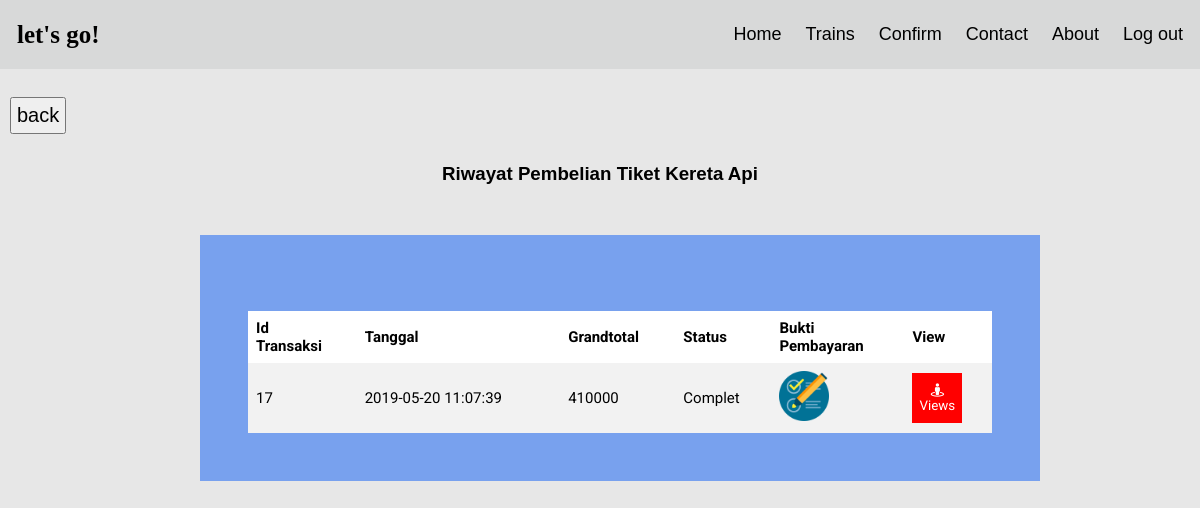
/user/riwayat-transaksi.php (signed in), run on an earlier commit of the app's database.
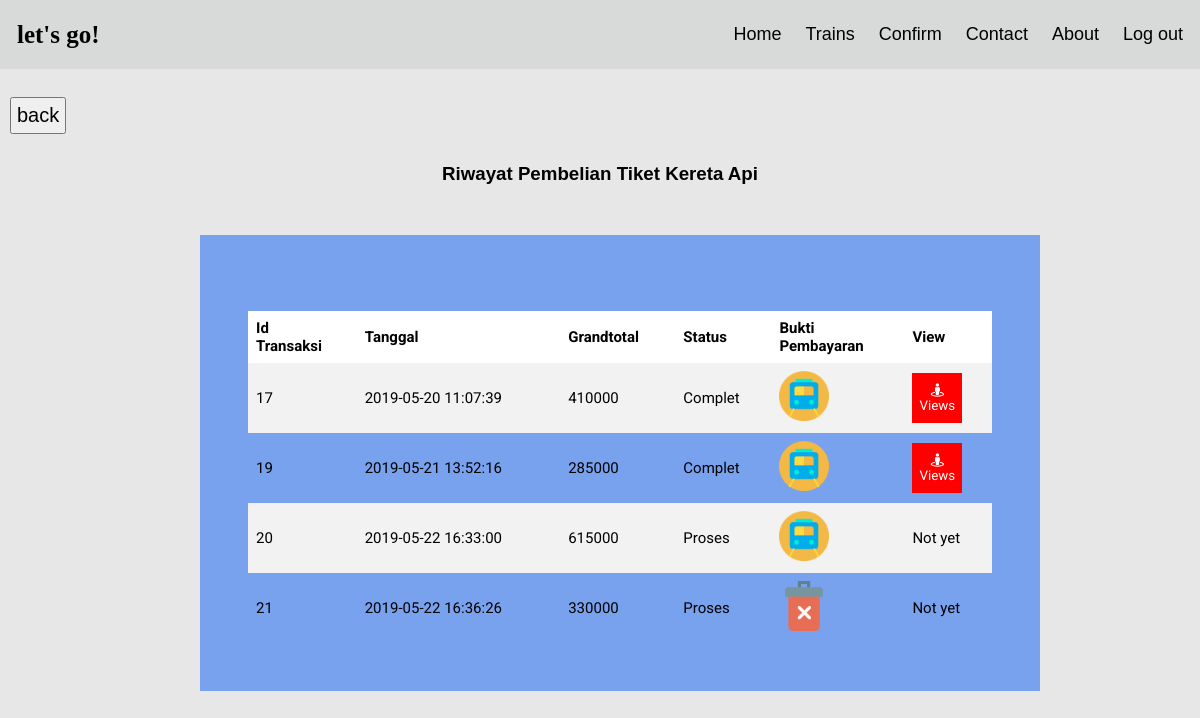
And on a later commit of the database.
### tables this page shows
CREATE TABLE IF NOT EXISTS `headtransaksi` (
  `id_trans` int(11) NOT NULL AUTO_INCREMENT,
  `tanggal` timestamp NULL DEFAULT CURRENT_TIMESTAMP,
  `id_user` int(5) DEFAULT NULL,
  `grandtotal` int(11) DEFAULT NULL,
  `bukti` text,
  `status` enum('Pending','Proses','Complet') DEFAULT 'Pending',
  PRIMARY KEY (`id_trans`),
  KEY `FK_headtransaksi_user` (`id_user`),
  CONSTRAINT `FK_headtransaksi_user` FOREIGN KEY (`id_user`) REFERENCES `user` (`id`) ON DELETE CASCADE ON UPDATE CASCADE
);

### user/riwayat-transaksi.php (the view, shortened to what this page needs)
<!DOCTYPE html>
<html lang="en">
    <head>
        <link rel="stylesheet" type="text/css" href="../assets/css/style-user.css">
        <link rel="stylesheet" href="https://use.fontawesome.com/releases/v5.8.1/css/all.css">
    </head>
    <body>
        <div class="header">
            <a href="#default" class="logo">let's go!</a>
            <div class="header-right">
                <a href="./index.php">Home</a>
                <a href="./trains.php">Trains</a>
                <a href="./cart.php">Confirm</a>
                <a href="./indexKontak.php">Contact</a>
                <a href="./aboutus.php">About</a>
                <a href="../login/index.php">Log out</a>
            </div>
        </div>
        <br>
        <a href="./cart.php"><button style="margin:10px; font-size:20px; padding:5px;">back</button></a>
        <center>
            <h3>Riwayat Pembelian Tiket Kereta Api</h3>
        </center>
        <div class="cart" style="margin-top:50px;">
            <table class="kotak-cart">
                <tbody>
                    <?php
                            include '../config/koneksi.php';
                            $idUser = $_SESSION['id'];
                            $sql = "SELECT * FROM headtransaksi where id_user = $idUser";
                            if($query = mysqli_query($db, $sql)) {
                                ?>
                    <tr class="kotak-judul">
                        <th>Id<br>Transaksi</th>
                        <th>Tanggal</th>
                        <th>Grandtotal</th>
                        <th>Status</th>
                        <th>Bukti<br>Pembayaran</th>
                        <th>View</th>
                    </tr>
                    <?php
                                while($cart = mysqli_fetch_array($query)){
                                echo "<tr style='text-align:center; height:60px;'>";
                                echo "<td>" . $cart[0] . "</td>";
                                echo "<td>" . $cart[1] . "</td>";
                                echo "<td>" . $cart[3] . "</td>";
                                echo "<td>" . $cart[5] . "</td>";
                                if($cart[5]=="Proses"||$cart[5]=="Complet"){
                                echo "<td> <img style='height:50px; weight:50pxx;' src='./bukti-transfer/".$cart[4]."'></td>";
                                }
                                echo "<td>";
                                if($cart[5]=="Complet"){
                                echo "<a class='button' href='./detail-penumpang.php?id_trans=$cart[0]'><button class='btn-trash-cart'> <i class='fas fa-street-view    '></i> Views</button></a>";
                                }else{
                                    echo "Not yet";
                                }
                                echo "</td>";
                                echo "</tr>";
                            }
                            }
                            ?>
                </tbody>
                <br>
            </table>
    </body>
</html>

### assets/css/style-user.css (style rules this page uses)
* { box-sizing: border-box; }
body { margin: 0; font-family: Arial, Helvetica, sans-serif; background-color: #e7e7e7; }
.header { overflow: hidden; background-color: rgba(178, 182, 182, 0.3); padding: 10px 5px; z-index: 6; }
.header a { float: left; color: black; text-align: center; padding: 12px; text-decoration: none; font-size: 18px; line-height: 25px; border-radius: 4px; }
.header a.logo { font-size: 25px; font-weight: bold; }
.header-right { float: right; }
.logo { font-family: 'Kaushan Script', cursive; }
th, td { text-align: left; padding: 8px; font-size: 15px; }
tr:nth-child(even) { background-color: #f2f2f2; }
.kotak-cart { margin-top: 10px; padding: 20px; border-collapse: collapse; width:100%; font-family: 'Roboto', sans-serif; text-align: center; }
.kotak-cart th, td { text-align: left; padding: 8px; }
th { background-color: rgb(255, 255, 255); color: rgb(0, 0, 0); }
.cart { padding: 4%; height: 100%; width: 70%; margin: 200px; background-color: #78a1ee; }
.btn-trash-cart { padding: 5%; height: 50px; width: 50px; background-color: red; border: none; font-family: 'Roboto', sans-serif; color: #ffffff; }

What changed in the data, as far as the page shows it:
changed headtransaksi id 17: bukti: a different picture
added headtransaksi: id_trans "19", tanggal "2019-05-21 13:52:16", grandtotal "285000", status "Complet", bukti (picture)
added headtransaksi: id_trans "20", tanggal "2019-05-22 16:33:00", grandtotal "615000", status "Proses", bukti (picture), shows "Not yet"
added headtransaksi: id_trans "21", tanggal "2019-05-22 16:36:26", grandtotal "330000", status "Proses", bukti (picture), shows "Not yet"
